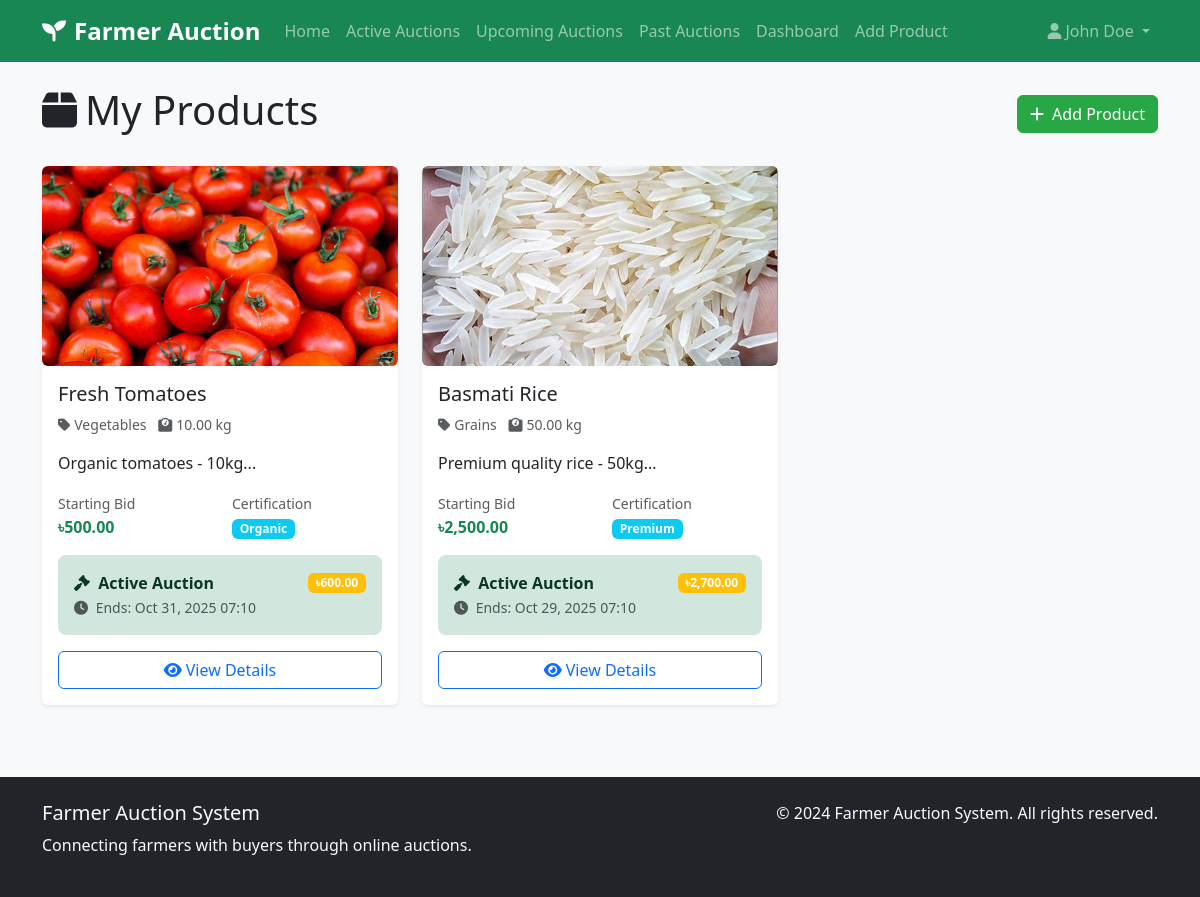
/farmer/products.php (signed in), run on the app's committed database.
### tables this page shows
CREATE TABLE IF NOT EXISTS Auctions (
    auction_id INT PRIMARY KEY AUTO_INCREMENT,
    product_id INT NOT NULL,
    start_time DATETIME NOT NULL,
    end_time DATETIME NOT NULL,
    status ENUM('Active', 'Closed', 'Cancelled') DEFAULT 'Active',
    current_highest_bid DECIMAL(10,2) DEFAULT 0,
    created_at TIMESTAMP DEFAULT CURRENT_TIMESTAMP,
    FOREIGN KEY (product_id) REFERENCES Products(product_id) ON DELETE CASCADE
);

CREATE TABLE IF NOT EXISTS Products (
    product_id INT PRIMARY KEY AUTO_INCREMENT,
    farmer_id INT NOT NULL,
    product_name VARCHAR(100) NOT NULL,
    description TEXT,
    category VARCHAR(50),
    starting_bid DECIMAL(10,2) NOT NULL,
    weight DECIMAL(10,2),
    certification VARCHAR(50),
    created_at TIMESTAMP DEFAULT CURRENT_TIMESTAMP,
    FOREIGN KEY (farmer_id) REFERENCES Farmers(farmer_id) ON DELETE CASCADE
);

### farmer/products.php (the view, shortened to what this page needs)
<?php
$database = new Database();
$db = $database->getConnection();
$farmer_id = $_SESSION['user_id'];
$query = "SELECT p.*, a.auction_id, a.status as auction_status, a.current_highest_bid, a.end_time,
          (SELECT image_path FROM ProductImages WHERE product_id = p.product_id LIMIT 1) as main_image
          FROM Products p
          LEFT JOIN Auctions a ON p.product_id = a.product_id
          WHERE p.farmer_id = ?
          ORDER BY p.created_at DESC";
$stmt = $db->prepare($query);
$stmt->execute([$farmer_id]);
$products = $stmt->fetchAll(PDO::FETCH_ASSOC);
include '../includes/header.php';
?>
<div class="container mt-4">
    <div class="row">
        <div class="col-12">
            <div class="d-flex justify-content-between align-items-center mb-4">
                <h1><i class="fas fa-box me-2"></i>My Products</h1>
                <a href="add_product.php" class="btn btn-success">
                    <i class="fas fa-plus me-2"></i>Add Product
                </a>
            </div>
        </div>
    </div>
    <?php if (empty($products)): ?>
        <div class="row">
            <div class="col-12">
                <div class="card">
                    <div class="card-body text-center py-5">
                        <i class="fas fa-box fa-4x text-muted mb-3"></i>
                        <h4 class="text-muted">No Products Yet</h4>
                        <p class="text-muted">Start by adding your first product to the marketplace.</p>
                        <a href="add_product.php" class="btn btn-success btn-lg">
                            <i class="fas fa-plus me-2"></i>Add Your First Product
                        </a>
                    </div>
                </div>
            </div>
        </div>
    <?php else: ?>
        <div class="row">
            <?php foreach ($products as $product): ?>
                <div class="col-lg-4 col-md-6 mb-4">
                    <div class="card h-100">
                        <?php if ($product['main_image']): ?>
                            <img src="<?php echo '/farmer_auction/' . ltrim($product['main_image'], '/'); ?>" class="card-img-top product-image" alt="<?php echo htmlspecialchars($product['product_name']); ?>">
                        <?php else: ?>
                            <div class="card-img-top bg-light d-flex align-items-center justify-content-center" style="height: 200px;">
                                <i class="fas fa-image fa-3x text-muted"></i>
                            </div>
                        <?php endif; ?>
                        <div class="card-body">
                            <h5 class="card-title"><?php echo htmlspecialchars($product['product_name']); ?></h5>
                            <p class="card-text text-muted small">
                                <i class="fas fa-tag me-1"></i><?php echo htmlspecialchars($product['category']); ?>
                                <span class="ms-2"><i class="fas fa-weight me-1"></i><?php echo $product['weight']; ?> kg</span>
                            </p>
                            <p class="card-text"><?php echo htmlspecialchars(substr($product['description'], 0, 100)) . '...'; ?></p>
                            <div class="row mb-3">
                                <div class="col-6">
                                    <small class="text-muted">Starting Bid</small><br>
                                    <strong class="text-success">৳<?php echo number_format($product['starting_bid'], 2); ?></strong>
                                </div>
                                <div class="col-6">
                                    <small class="text-muted">Certification</small><br>
                                    <span class="badge bg-info"><?php echo htmlspecialchars($product['certification'] ?: 'None'); ?></span>
                                </div>
                            </div>
                            <?php if ($product['auction_id']): ?>
                                <div class="alert alert-<?php echo $product['auction_status'] === 'Active' ? 'success' : ($product['auction_status'] === 'Closed' ? 'secondary' : 'danger'); ?> mb-3">
                                    <div class="d-flex justify-content-between align-items-center">
                                        <span>
                                            <i class="fas fa-gavel me-1"></i>
                                            <strong><?php echo $product['auction_status']; ?> Auction</strong>
                                        </span>
                                        <?php if ($product['current_highest_bid'] > $product['starting_bid']): ?>
                                            <span class="badge bg-warning">
                                                ৳<?php echo number_format($product['current_highest_bid'], 2); ?>
                                            </span>
                                        <?php endif; ?>
                                    </div>
                                    <?php if ($product['auction_status'] === 'Active'): ?>
                                        <small class="text-muted">
                                            <i class="fas fa-clock me-1"></i>
                                            Ends: <?php echo date('M j, Y H:i', strtotime($product['end_time'])); ?>
                                        </small>
                                    <?php endif; ?>
                                </div>
                            <?php endif; ?>
                            <div class="d-grid gap-2">
                                <a href="product_details.php?id=<?php echo $product['product_id']; ?>" class="btn btn-outline-primary">
                                    <i class="fas fa-eye me-1"></i>View Details
                                </a>
                            </div>
                        </div>
                    </div>
                </div>
            <?php endforeach; ?>
        </div>
    <?php endif; ?>
</div>
<?php include '../includes/footer.php'; ?>

### assets/css/style.css (style rules this page uses)
body { font-family: 'Segoe UI', Tahoma, Geneva, Verdana, sans-serif; background-color: #f8f9fa; }
.card { border: none; box-shadow: 0 0.125rem 0.25rem rgba(0, 0, 0, 0.075); transition: transform 0.2s ease-in-out; }
.product-image { width: 100%; height: 200px; object-fit: cover; border-radius: 0.375rem; }
.btn-success { background-color: #28a745; border-color: #28a745; }
.alert { border: none; border-radius: 0.5rem; }

### data on the page
auctions: shows a picture, product.product_name "Fresh Tomatoes", product.category "Vegetables", product.weight "10.00", product.description "Organic tomatoes - 10kg", product.starting_bid "500.00", product.certification "Organic", status "Active", current_highest_bid "600.00", end_time "Oct 31, 2025 07:10"
auctions: shows a picture, product.product_name "Basmati Rice", product.category "Grains", product.weight "50.00", product.description "Premium quality rice - 50kg", product.starting_bid "2,500.00", product.certification "Premium", status "Active", current_highest_bid "2,700.00", end_time "Oct 29, 2025 07:10"

### other printed values
$_SESSION['name'] "John Doe"
